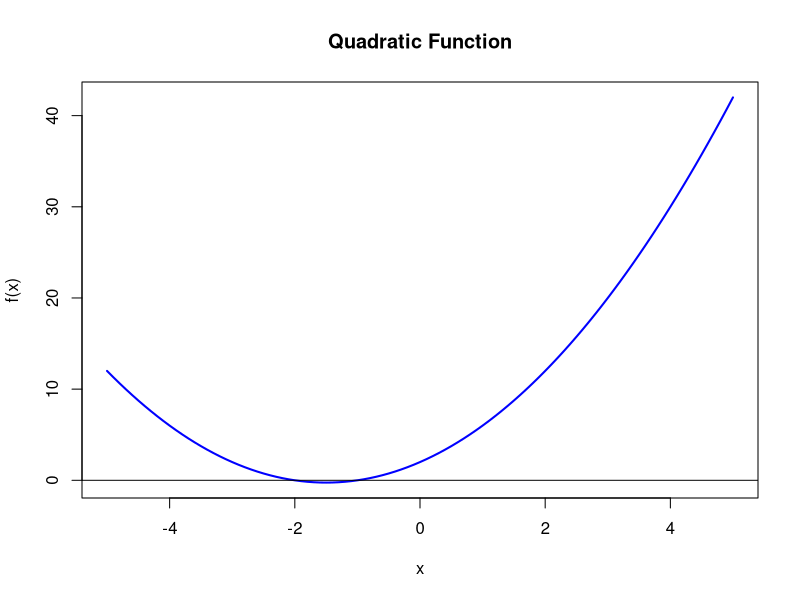

The R source for this figure:
## ---- chunk 1

#define the coefficient of the quadratic equation
c.a=1
c.b=3
c.c=2
coefficients <- c(c.a, c.b, c.c)

#define the function to solve the problem ("found on stackoverflow" )
quad <- function(a, b, c)
 {
     a <- as.complex(a)
     answer <- c((-b + sqrt(b^2 - 4 * a * c)) / (2 * a),
                 (-b - sqrt(b^2 - 4 * a * c)) / (2 * a))
     if(all(Im(answer) == 0)) answer <- Re(answer)
     if(answer[1] == answer[2]) return(answer[1])
     answer
 }

#show the result
quad(1,3,2)

#I want to plot the quadratic function with the coefficient defined showing the intercept of x
# Define the quadratic function
quadratic_function <- function(x) {
  return(x^2 *c.a + c.b*x + c.c)
}

#plot the curve showing the roots
curve(quadratic_function, from = -5, to = 5, col = "blue",xlab = "x", ylab = "f(x)", main = "Quadratic Function", lwd = 2)
 abline(0,0)

